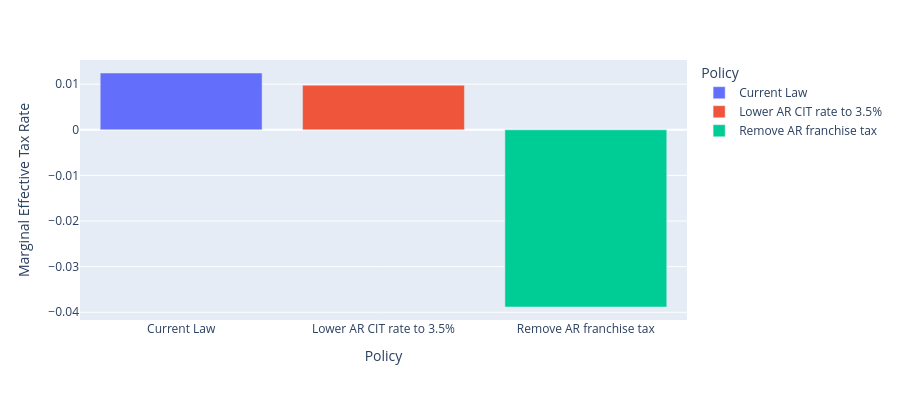

Notebook source saved alongside this figure:
### Code cell
# Plot Figure 12: Effects of South Carolina Business Tax Reforms in 2025 on Business
# Incentives to Invest and on State Tax Revenue
fig12 = px.bar(
    df[(df["output_var"]=="metr") & (df["asset_type"]=="machines")],
    x="Policy", y="value", color='Policy',
    labels={'value':'Marginal Effective Tax Rate'}, height=400
)
fig12.show()

### Figure 1 — Plotly figure (JSON) as saved in the notebook; plotly's stock layout.template omitted (floating-point values rounded to 4 significant figures)
{"data": [{"alignmentgroup": "True", "hovertemplate": "Policy=%{x}<br>Marginal Effective Tax Rate=%{y}<extra></extra>", "legendgroup": "Current Law", "marker": {"color": "#636efa", "pattern": {"shape": ""}}, "name": "Current Law", "offsetgroup": "Current Law", "orientation": "v", "showlegend": true, "textposition": "auto", "type": "bar", "x": ["Current Law"], "xaxis": "x", "y": [0.01245], "yaxis": "y"}, {"alignmentgroup": "True", "hovertemplate": "Policy=%{x}<br>Marginal Effective Tax Rate=%{y}<extra></extra>", "legendgroup": "Lower AR CIT rate to 3.5%", "marker": {"color": "#EF553B", "pattern": {"shape": ""}}, "name": "Lower AR CIT rate to 3.5%", "offsetgroup": "Lower AR CIT rate to 3.5%", "orientation": "v", "showlegend": true, "textposition": "auto", "type": "bar", "x": ["Lower AR CIT rate to 3.5%"], "xaxis": "x", "y": [0.009769], "yaxis": "y"}, {"alignmentgroup": "True", "hovertemplate": "Policy=%{x}<br>Marginal Effective Tax Rate=%{y}<extra></extra>", "legendgroup": "Remove AR franchise tax", "marker": {"color": "#00cc96", "pattern": {"shape": ""}}, "name": "Remove AR franchise tax", "offsetgroup": "Remove AR franchise tax", "orientation": "v", "showlegend": true, "textposition": "auto", "type": "bar", "x": ["Remove AR franchise tax"], "xaxis": "x", "y": [-0.03884], "yaxis": "y"}], "layout": {"barmode": "relative", "height": 400, "legend": {"title": {"text": "Policy"}, "tracegroupgap": 0}, "margin": {"t": 60}, "xaxis": {"anchor": "y", "categoryarray": ["Current Law", "Lower AR CIT rate to 3.5%", "Remove AR franchise tax"], "categoryorder": "array", "domain": [0, 1], "title": {"text": "Policy"}}, "yaxis": {"anchor": "x", "domain": [0, 1], "title": {"text": "Marginal Effective Tax Rate"}}}}
